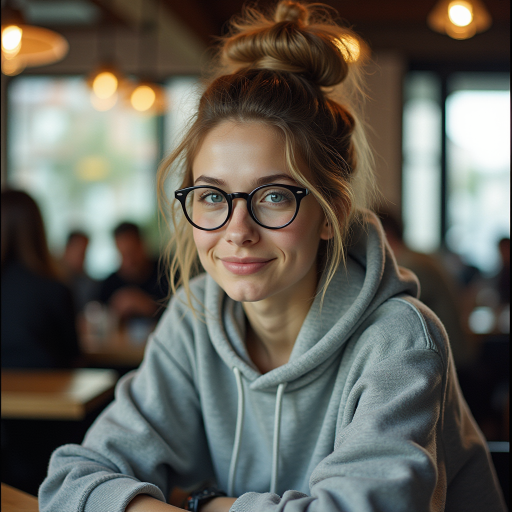
#> input picture training_data/synthetic_raw/Concept_35mm_Analog_00001_.png, 1024 x 1024 px (shown at 1/2 size)
$ python -i generate_story.py   (imports and definitions only)
#> lines starting #> are read from the running program, lines starting #| are printed output that depends on the picture
### scripts/generate_image.py
import json
import urllib.request
import urllib.parse
import urllib.error
import sys
import time
import os
import random

SERVER_ADDRESS = "127.0.0.1:8188"
WORKFLOW_FILE = os.path.join(os.path.dirname(os.path.dirname(__file__)), "workflows", "flux_test.json")

class ImageGenerator:
    def __init__(self, server_address=SERVER_ADDRESS):
        self.server_address = server_address

    # [83 lines left out: functions queue_prompt, get_history, generate, not called in this run]

# [3 lines that do not run on import are left out]

### scripts/generate_story.py
import os
import sys
import argparse
import random
import datetime
import json
import requests
import io
from PIL import Image, ImageDraw, ImageFont

# Add project root to path
sys.path.append(os.path.dirname(os.path.abspath(__file__)))
from generate_image import ImageGenerator # Reuse existing flux wrapper

class StoryGenerator:
    def __init__(self):
        self.generator = ImageGenerator()
        self.output_dir = "output/stories"
        os.makedirs(self.output_dir, exist_ok=True)

    def add_overlay(self, image_path, text_type="time", location="📍 Location"):
        """
        Adds a simple Instagram-like overlay to the image.
        text_type: 'time', 'date'
        location: specific location string
        """
#> called with text_type = 'time', location = '📍 Location'
        try:
            img = Image.open(image_path).convert("RGBA")
            # Resize if necessary (ensure 1080 width for consistency)
            target_width = 1080
            if img.width != target_width:
                 ratio = target_width / img.width
#> ratio = 1.05
                 new_height = int(img.height * ratio)
#> new_height = 1080
                 img = img.resize((target_width, new_height), Image.Resampling.LANCZOS)
#> img: PIL image 1080x1080 RGBA

            draw = ImageDraw.Draw(img)

            # Use default font or verify if a ttf exists.
            try:
                # Try to find a standard font for Windows
                font_large = ImageFont.truetype("arialbd.ttf", 60) # Bold
                font_small = ImageFont.truetype("arial.ttf", 40)
            except:
                font_large = ImageFont.load_default()
                font_small = ImageFont.load_default()

            width, height = img.size
#> width = 1080; height = 1080

            # REMOVED: Black gradient bar (User feedback: "Makes no sense")

            # 2. Add Text based on type
            if text_type == "time":
                current_time = datetime.datetime.now().strftime("%H:%M")
                text = f"{current_time}"

                # Shadow/Outline for visibility without black bar
                # Simple drop shadow
                shadow_offset = 3
                draw.text((50 + shadow_offset, 150 + shadow_offset), text, font=font_large, fill=(0, 0, 0, 150))
                draw.text((50 + shadow_offset, 220 + shadow_offset), location, font=font_small, fill=(0, 0, 0, 150))

                # Text
                draw.text((50, 150), text, font=font_large, fill=(255, 255, 255, 255))
                draw.text((50, 220), location, font=font_small, fill=(255, 255, 255, 255))

            elif text_type == "morning":
                text = "Good Morning ☀️"
                bbox = draw.textbbox((0, 0), text, font=font_large)
                w = bbox[2] - bbox[0]
                # Centered
                draw.text(((width - w) / 2, height / 2), text, font=font_large, fill=(255, 255, 255, 255))

            # Save
            filename = os.path.basename(image_path)
            save_path = os.path.join(self.output_dir, f"story_{filename}")
            img.convert("RGB").save(save_path)
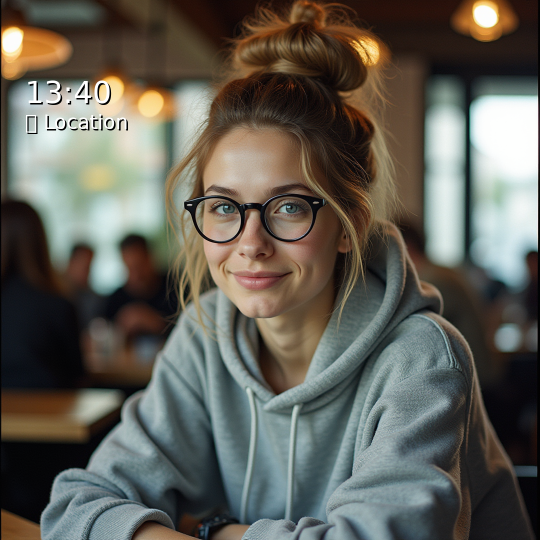
#> saved as story_Concept_35mm_Analog_00001_.png: PIL image 1080x1080 RGB (shown at 1/2 size); mean R, G, B 97.8, 95.5, 86.8
            print(f"✅ Story Overlay added: {save_path}")
            return save_path

        except Exception as e:
            print(f"❌ Overlay failed: {e}")
            return image_path

    def generate(self, prompt, style="realistic"):
        print(f"📸 Generating Story Image (9:16) for: '{prompt}'")

        # Determine location from prompt (Simple Keyword Matching)
        location = "📍 Somewhere"
        prompt_lower = prompt.lower()
        if "alps" in prompt_lower or "mountain" in prompt_lower:
            location = "📍 Bavarian Alps"
        elif "berlin" in prompt_lower:
            location = "📍 Berlin, Germany"
        elif "gym" in prompt_lower:
            location = "📍 Fitness First"
        elif "cafe" in prompt_lower:
            location = "📍 Coffee House"

        # Override resolution for 9:16
        width = 832
        height = 1216

        # Generate Raw Image
        raw_path = self.generator.generate(
            prompt,
            width=width,
            height=height,
            save_prefix="story_raw"
        )

        if raw_path:
            # Add Overlay
            final_path = self.add_overlay(raw_path, location=location)
            return final_path
        return None

# [7 lines not run here, left out]

>>> result = StoryGenerator().add_overlay('../training_data/synthetic_raw/Concept_35mm_Analog_00001_.png')

$ run again, on training_data/synthetic_raw/Concept_Smartphone_Selfie_00001_.png
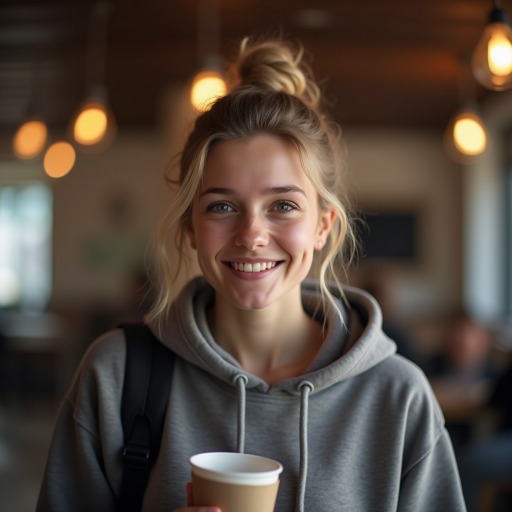
#> input picture training_data/synthetic_raw/Concept_Smartphone_Selfie_00001_.png, 1024 x 1024 px (shown at 1/2 size)
#> in add_overlay, `img.convert("RGB").save(save_path)`:
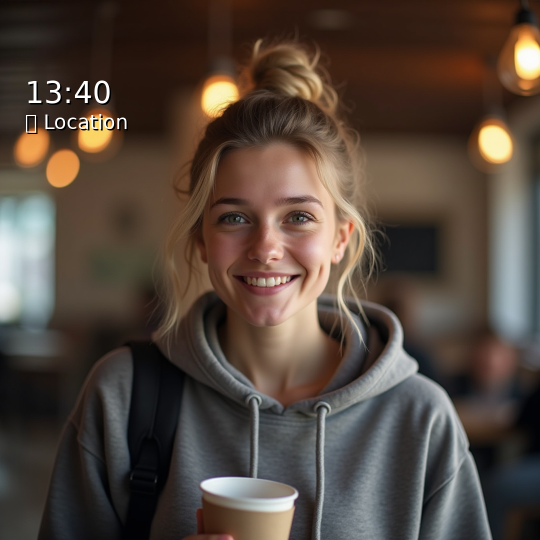
#> saved as story_Concept_Smartphone_Selfie_00001_.png: PIL image 1080x1080 RGB (shown at 1/2 size); mean R, G, B 83.4, 70.3, 60.8

$ run again, on training_data/synthetic_raw/Training_Lena_01_00001_.png
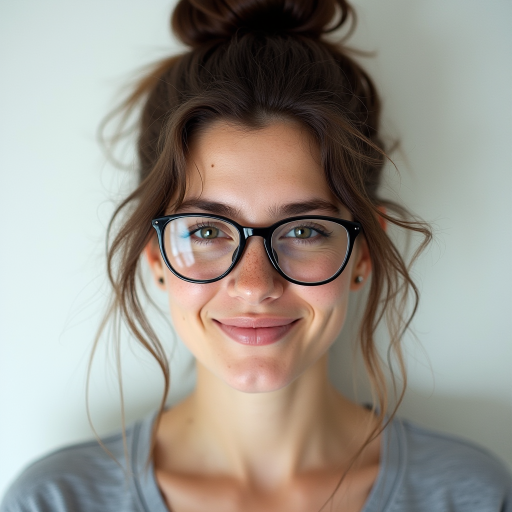
#> input picture training_data/synthetic_raw/Training_Lena_01_00001_.png, 1024 x 1024 px (shown at 1/2 size)
#> in add_overlay, `img.convert("RGB").save(save_path)`:
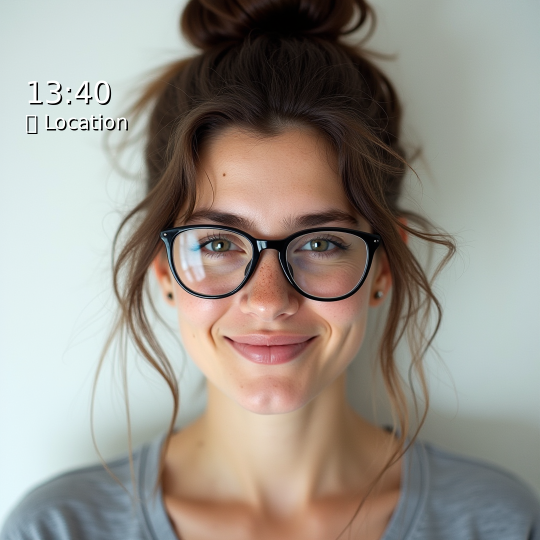
#> saved as story_Training_Lena_01_00001_.png: PIL image 1080x1080 RGB (shown at 1/2 size); mean R, G, B 153.4, 147.8, 139.4

$ run again, on training_data/synthetic_raw/Training_Lena_02_00001_.png
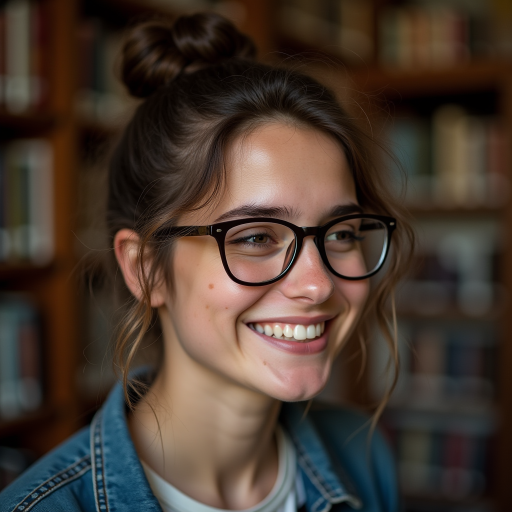
#> input picture training_data/synthetic_raw/Training_Lena_02_00001_.png, 1024 x 1024 px (shown at 1/2 size)
#> in add_overlay, `img.convert("RGB").save(save_path)`:
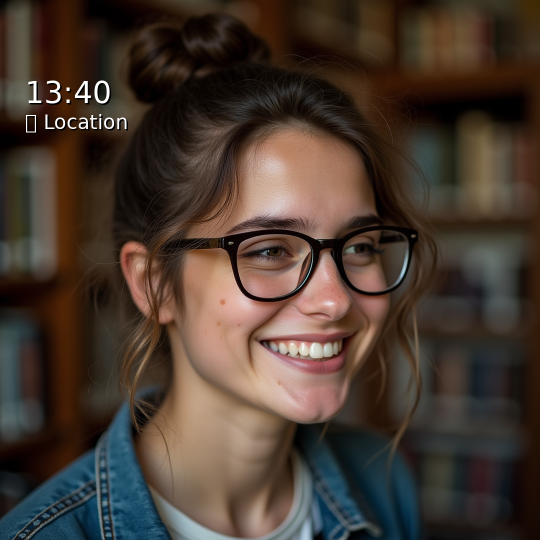
#> saved as story_Training_Lena_02_00001_.png: PIL image 1080x1080 RGB (shown at 1/2 size); mean R, G, B 72.3, 58, 48.2
